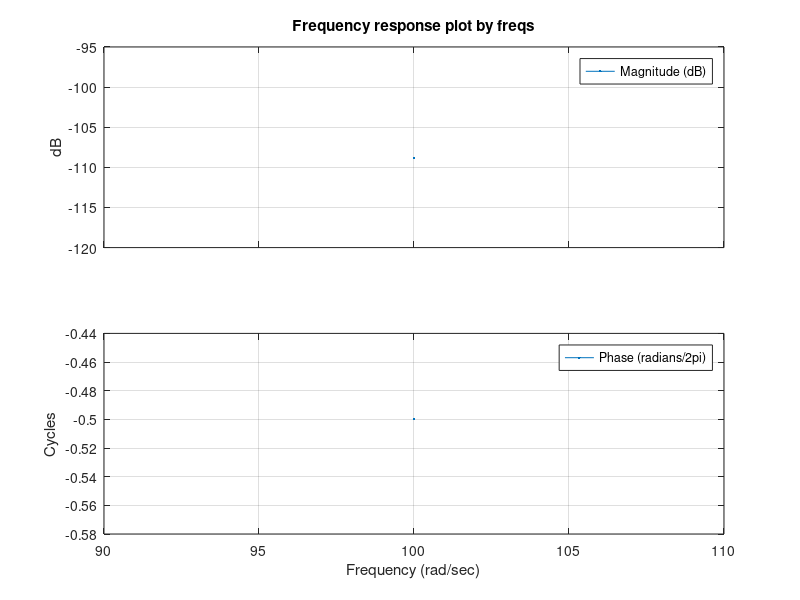

This figure's MATLAB source: (Note: this script raises an error after producing the figure.)
clear;close all;clc;

%%
% 
% Exact model
% 
% 

% Continuous time Butterworth filter
% Filter order : 2
% Cutoff angular frequency : [0.01,0.2]

[B_tilde,A_tilde] = butter(2,[0.01,0.2],'s');

w_start = 0;
w_stop = 1;

N = 100;            % Number of frequencies

W = linspace(w_start,w_stop,N);

% Exact frequency response of the reference filter
G_0 = freqs(B_tilde,A_tilde,N);
freqs(B_tilde,A_tilde,N)

% Circular zero mean white noise
sigma = 0.001;          % Standard deviation
noise = sigma*(randn(N,1) + 1i*randn(N,1));

% Measured frequncy response
G_m = G_0 + noise;

% Rewrite the transfer funciton
s = 1i*W;
s = s.^((0:length(B_tilde)-1)');

%%
% $B(s,a) = b_{2}s^{2}+b_{1}s+b_{0}$
B = (B_tilde.').*s/A_tilde(1);
B = sum(B,1);

%%
% $A'(s,a) = a_{2}s^{2}+a_{1}s$
A_prime = A_tilde(2:end)/A_tilde(1);
A_prime = A_prime.'.*s(2:end,:);
A_prime = sum(A_prime,1);

% True parameters
theta_true = [A_tilde(2:3) B_tilde(1:3)];
theta_true = flip(theta_true).';

% Plots
figure;
Wlog = logspace(-3,1,N);
loglog(Wlog,abs(G_0));
hold on;
loglog(Wlog,abs(G_m));
grid on;
legend('Exact frequency response','Measured frequncy response')
xlabel('Frequency (rad/s)');
ylabel('Magnitude');

figure;
plot(W,db(G_0));
hold on;
plot(W,db(G_m));
grid on;
legend('Exact frequency response','Measured frequncy response');


%%
% 
%  Implemenation of the Levy estimators
%  
% 

% Cost function vectorization
s = s.'; 
e_Levy = G_m + G_m.*(A_prime.') - B.';

% Jacobian
J_Levy = [-s(:,3) -s(:,2) -s(:,1) G_m.*s(:,3) G_m.*s(:,2) G_m.*s(:,1)];

% Real/imaginary part separation
e_Levy_IR = [real(e_Levy) ; imag(e_Levy)]; 
J_Levy_IR = [real(J_Levy);imag(J_Levy)];

% Levy theta estimation
theta_Levy = J_Levy_IR\e_Levy_IR;

disp('Parameters comparison');
disp(join(['True theta:           ',num2str(theta_true.')]));
disp(join(['Levy estimated theta: ',num2str(theta_Levy(1:end-1).')]));
disp(join(['Difference:           ',num2str(theta_true.' - theta_Levy(1:end-1).')]));

%%
% 
%  Implemenation of the Sanathanan estimator
%  
% 

% Iteration index
l_max = 3;

% A'
A_prime = A_prime; % PROBABLY WRONG

% Cost function vectorization
e_San = (G_m + G_m.*(A_prime.') - B.')./vecnorm(1+A_prime.',2,2);

% Jacobian
J_San = J_Levy./vecnorm(1+A_prime.',2,2);

% Real/imaginary part separation
e_San_IR = [real(e_San) ; imag(e_San)]; 
J_San_IR = [real(J_San);imag(J_San)];

theta_San = theta_Levy; 

% Sanathanan estimation
for l = 1:l_max
    
    % Parameters computation
    theta_San = J_San_IR\e_San_IR;
    theta_San = theta_San(1:end-1);
    
    % Computing B with new parameters
    B = flip(theta_San(1:3).').*s(:,1:3);
    B = sum(B,2);
    
    % Computing A with new parameters
    A_prime_new = theta_San(4:5);
    A_prime_new = flip(A_prime_new.').*s(:,2:3);
    A_prime_new = sum(A_prime_new,2);
    
    % Updating the cost function and the Jacobian
    e_San = (G_m + G_m.*(A_prime_new) - B)./vecnorm(1+A_prime.',2,2);
    J_San = J_Levy./vecnorm(1+A_prime.',2,2);
    
    e_San_IR = [real(e_San) ; imag(e_San)]; 
    J_San_IR = [real(J_San);imag(J_San)];
    
    % Sacing the previous A_prime
    A_prime = A_prime_new.';
end

% Parameters computation
theta_San = J_San_IR\e_San_IR;
theta_San = theta_San(1:end-1);

%%
% 
%  Implemenating Gauss-Newton based least squares estimation
%  
% 


